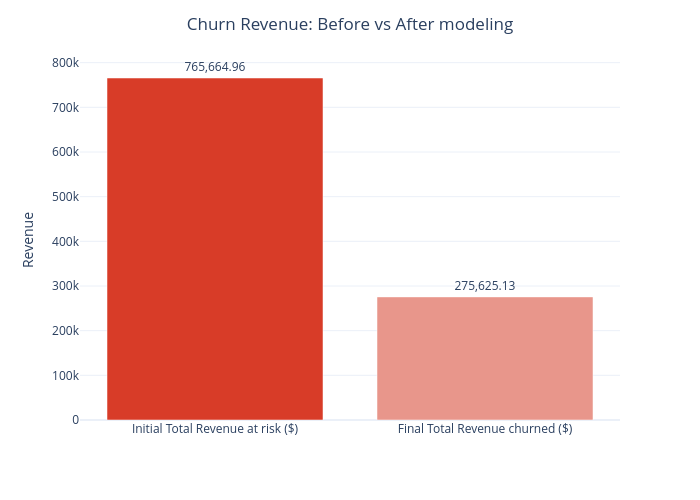

The notebook cell this image was saved under:
### Code cell
revenue_chart_df = pd.DataFrame({
    'Stage': [
        'Initial Total Revenue at risk ($)',
        'Final Total Revenue churned ($)',
    ],
    'Value': [
        total_at_risk_revenue,
        total_at_risk_revenue - saved_revenue,
    ]
})

fig_revenue = px.bar(
    revenue_chart_df,
    x='Stage',
    y='Value',
    text='Value',
    color='Stage',
    color_discrete_sequence=['#D83C28',"#E8968B"]
)

fig_revenue.update_traces(
    texttemplate='%{text:,.2f}',
    textposition='outside'
)

fig_revenue.update_layout(template='plotly_white',
    title=dict(text='Churn Revenue: Before vs After modeling', x=0.5),
    showlegend=False,
    width=700,
    height=500,
    #plot_bgcolor='white',
    yaxis_title='Revenue',
    xaxis_title=''
)

fig_revenue.show()

### Figure 1 — Plotly figure (JSON) as saved in the notebook; plotly's stock layout.template omitted (floating-point values rounded to 4 significant figures)
{"data": [{"alignmentgroup": "True", "hovertemplate": "Stage=%{x}<br>Value=%{text}<extra></extra>", "legendgroup": "Initial Total Revenue at risk ($)", "marker": {"color": "#D83C28", "pattern": {"shape": ""}}, "name": "Initial Total Revenue at risk ($)", "offsetgroup": "Initial Total Revenue at risk ($)", "orientation": "v", "showlegend": true, "text": [765700.0], "textposition": "outside", "texttemplate": "%{text:,.2f}", "type": "bar", "x": ["Initial Total Revenue at risk ($)"], "xaxis": "x", "y": [765700.0], "yaxis": "y"}, {"alignmentgroup": "True", "hovertemplate": "Stage=%{x}<br>Value=%{text}<extra></extra>", "legendgroup": "Final Total Revenue churned ($)", "marker": {"color": "#E8968B", "pattern": {"shape": ""}}, "name": "Final Total Revenue churned ($)", "offsetgroup": "Final Total Revenue churned ($)", "orientation": "v", "showlegend": true, "text": [275600.0], "textposition": "outside", "texttemplate": "%{text:,.2f}", "type": "bar", "x": ["Final Total Revenue churned ($)"], "xaxis": "x", "y": [275600.0], "yaxis": "y"}], "layout": {"barmode": "relative", "height": 500, "legend": {"title": {"text": "Stage"}, "tracegroupgap": 0}, "margin": {"t": 60}, "showlegend": false, "title": {"text": "Churn Revenue: Before vs After modeling", "x": 0.5}, "width": 700, "xaxis": {"anchor": "y", "categoryarray": ["Initial Total Revenue at risk ($)", "Final Total Revenue churned ($)"], "categoryorder": "array", "domain": [0, 1], "title": {"text": ""}}, "yaxis": {"anchor": "x", "domain": [0, 1], "title": {"text": "Revenue"}}}}
